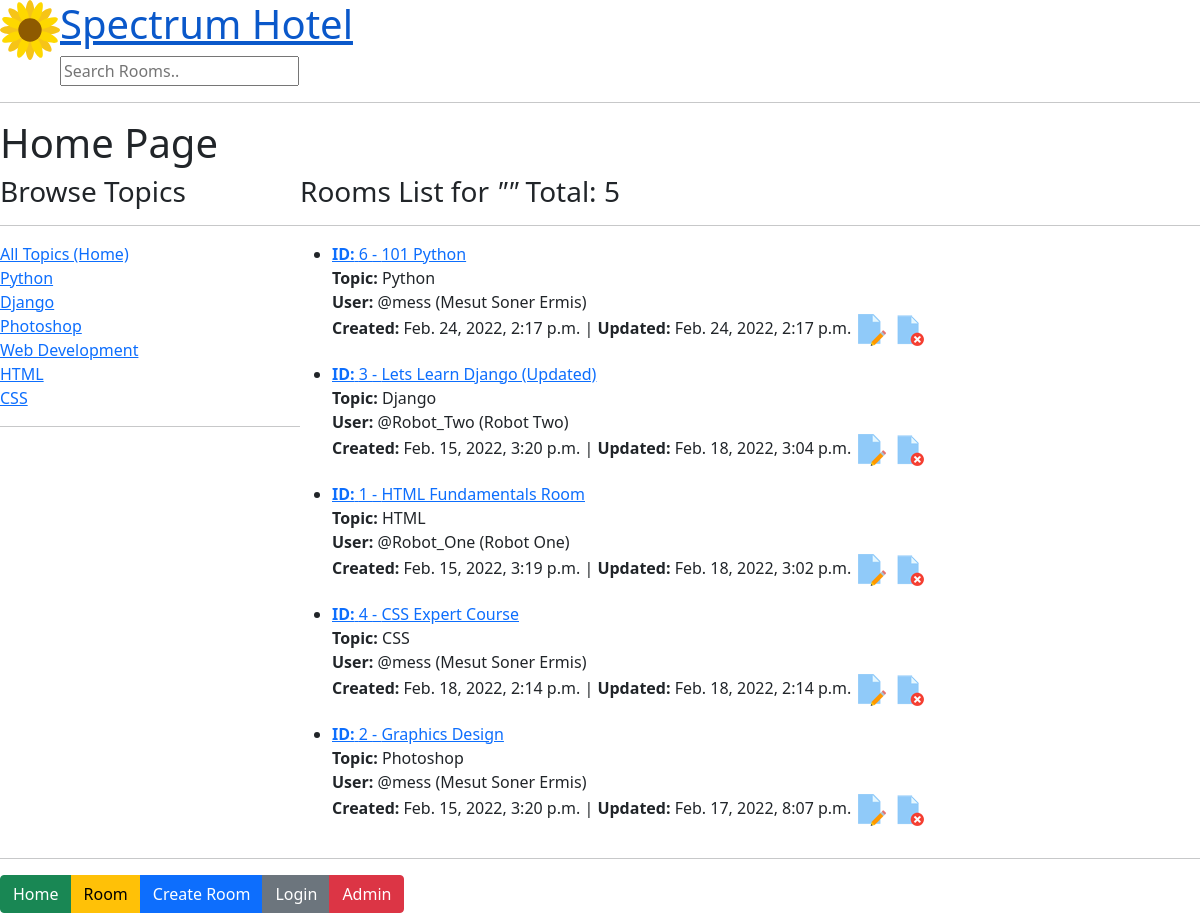
The app's page /, older data.
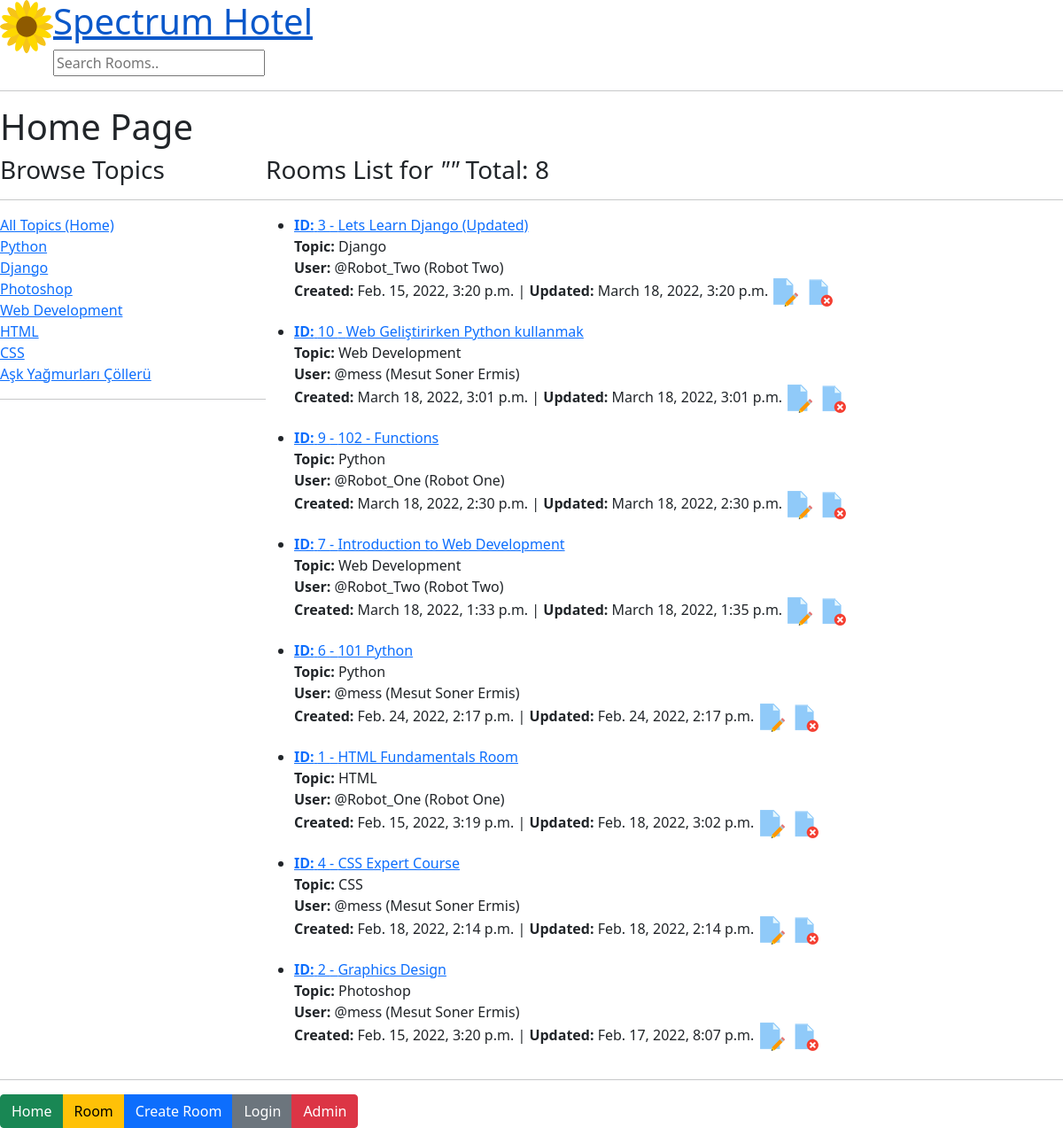
The same page, newer data.
### base/models.py (models this page shows, shortened)
class Topic(models.Model):
    name = models.CharField(max_length=200)

class Room(models.Model):
    host = models.ForeignKey(User, on_delete=models.SET_NULL, null=True)
    topic = models.ForeignKey(Topic, on_delete=models.SET_NULL, null=True)
    name = models.CharField(max_length=50)
    description = models.TextField(null=True, blank=True)
    updated = models.DateTimeField(auto_now=True)
    created = models.DateTimeField(auto_now_add=True)
    class Meta:
        ordering = ['-updated', '-created']

### base/views.py (the view)
# urls.py: path('', views.home, name="home_page_name_in_urls"),
def home(request):
    if request.GET.get('ara') != None:
        aranan_sey = request.GET.get('ara')
    else:
        aranan_sey = ''
    print(aranan_sey)
    odalar = Room.objects.filter(
        Q(topic__name__icontains=aranan_sey) | Q(name__icontains=aranan_sey) | Q(description__icontains=aranan_sey))
    topics = Topic.objects.all()  # Home'da sidebar'da Topic'leri listelemek için
    oda_sayisi = odalar.count()
    icerik = {'rooms_list_in_view': odalar,
              'topics': topics, 'aranan_sey': aranan_sey, 'oda_sayisi': oda_sayisi}
    return render(request, 'base/home.html', icerik)

### base/templates/base/home.html (shortened to what this page needs)
{% extends "main.html" %}
{% load static %}
{% block content %}
<h1>Home Page</h1>
<div class="home-container">
    <div>
    <h3>Browse Topics</h3>
    <hr/>
        <div>
            <a href="{% url 'home_page_name_in_urls'%}">All Topics (Home)</a>
        </div>
    {% for topic in topics %}
        <div>
            <a href="{% url 'home_page_name_in_urls'%}?ara={{topic.name}}">{{topic.name}}</a>
        </div>
    {% endfor %}
    <hr />
    </div>
    <div>
    <h3>Rooms List for <i>"{{aranan_sey}}"</i> Total: {{oda_sayisi}}</h3>
    <hr/>
        <ul>
        {% for room_template in rooms_list_in_view %}
            <li>
            <a href="{% url 'room_page_name_in_urls' room_template.id %}">
            <strong>ID:</strong> {{room_template.id}} - {{room_template.name}}
            </a>
            <p><strong>Topic:</strong> {{room_template.topic.name}} <span><br/>
            <strong>User:</strong> @{{room_template.host.username}} ({{room_template.host.first_name}} {{room_template.host.last_name}})</span><br/>
            <strong>Created:</strong> {{room_template.created}} | <strong>Updated: </strong>{{room_template.updated}}
            <a href="{% url 'update-room_in_urls' room_template.id %}"><img src="{% static '/assets/images/icon_edit.png' %}" alt="Edit Room"/></a> <a href="{% url 'delete-room_in_urls' room_template.id %}"><img src="{% static '/assets/images/icon_delete.png' %}" alt="Delete Room"/></a>
            </p>
            </li>
        {% endfor %}
        </ul>
    </div>
</div>
{% endblock %}

### templates/main.html (shortened to what this page needs)
{% load static %}
<!DOCTYPE html>
<html>
  <head>
    <link
      href="{% static '/assets/css/bootstrap.min.css' %}"
      rel="stylesheet"
    />
  </head>
  <body>
    {% include 'header.html' %}
    {% block content %} {% endblock %}
    <hr />
    {% include 'footer.html' %}
  </body>
</html>

### templates/header.html (shortened to what this page needs)
{% load static %}
<a href="/""
  ><img src="{% static '/assets/images/logo.svg' %}" width="60" height="60" class="logo float-start"/>
  <h1>Spectrum Hotel</h1></a>
  <form methot="GET" action="{% url 'home_page_name_in_urls' %}">
  <input type="text" placeholder="Search Rooms.." name="ara">
  </form>
<hr />

### templates/footer.html
<div class="btn-group">
  <a href="/" class="btn btn-success" aria-current="page">Home</a>
  <a href="{% url 'empty_room_page_name_in_urls' %}" class="btn btn-warning">Room</a>
  <a href="{% url 'create-room_in_urls' %}" class="btn btn-primary">Create Room</a>
  {% if user.is_authenticated %}
  <a href="{% url 'urlUserLogout' %}" class="btn btn-secondary">Logout</a>
  {% else %}
  <a href="{% url 'urlUserLogin' %}" class="btn btn-secondary">Login</a>
  {% endif %}
  <a href="/admin/" class="btn btn-danger" target="_blank">Admin</a>
</div>

### templates/main.html (style rules this page uses)
.logo { width: 60px; height: 60px; animation: rotate 72s linear infinite; }

### base/templates/base/home.html (style rules this page uses)
.home-container { display:grid; grid-template-columns: 1fr 3fr; }

Row changes from the older to the newer data that the page shows:
added Topic: name "Aşk Yağmurları Çöllerü"
changed Room "Lets Learn Django (Updated)": updated "Feb. 18, 2022, 3:04 p.m." → "March 18, 2022, 3:20 p.m."; moves up the list
added Room: id "10", name "Web Geliştirirken Python kullanmak", topic.name "Web Development", host.username "mess", host.first_name "Mesut Soner", host.last_name "Ermis", created "March 18, 2022, 3:01 p.m.", updated "March 18, 2022, 3:01 p.m."
added Room: id "9", name "102 - Functions", topic.name "Python", host.username "Robot_One", host.first_name "Robot", host.last_name "One", created "March 18, 2022, 2:30 p.m.", updated "March 18, 2022, 2:30 p.m."
added Room: id "7", name "Introduction to Web Development", topic.name "Web Development", host.username "Robot_Two", host.first_name "Robot", host.last_name "Two", created "March 18, 2022, 1:33 p.m.", updated "March 18, 2022, 1:35 p.m."
Text that changed along with them:
{{ oda_sayisi }}: "5" → "8"
